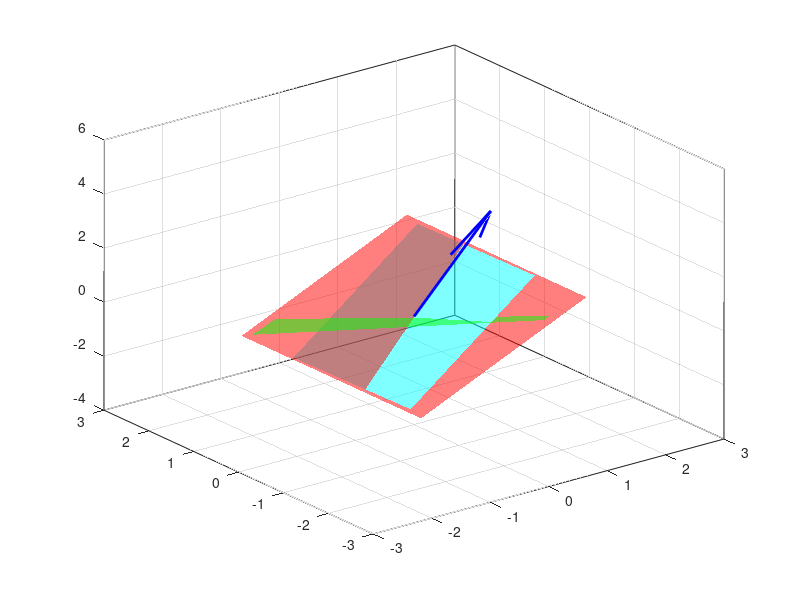

Write the MATLAB code that produced this figure.
%PBH controllability test

A = [1 2 3; 2 1 0; 0 2 4]; %Original system dynamic matrix A

%obtain eigen values and reltaed eigen vectors
[V,D] = eig(A);

lambda1 = D(1,1);
lambda2 = D(2,2);
lambda3 = D(3,3);
V1 = V(:,1);
V2 = V(:,2);
V3 = V(:,3);

%Compute the range of (A-lambda*I)
% orth function calculates the number of independent vectors of the matrix
range1 = orth(A - lambda1*eye(3));
range2 = orth(A - lambda2*eye(3));
range3 = orth(A - lambda3*eye(3));

%% visulize range of range1
% Extract the basis vectors of the plane
v1 = range1(:,1); 
v2 = range1(:,2); 
% Define four corner points of the plane (for visualization)
p1 = -2*v1 - 2*v2;
p2 = -2*v1 + 2*v2;
p3 =  2*v1 + 2*v2;
p4 =  2*v1 - 2*v2;
% Create a figure
figure(1);
% Plot the transparent plane using fill3
fill3([p1(1), p2(1), p3(1), p4(1)], ...
      [p1(2), p2(2), p3(2), p4(2)], ...
      [p1(3), p2(3), p3(3), p4(3)], ...
      'c', 'FaceAlpha', 0.5, 'EdgeColor', 'none'); % Transparent cyan plane
hold on

% visulize range of range2
% Extract the basis vectors of the plane
v3 = range2(:,1); 
v4 = range2(:,2); 
% Define four corner points of the plane (for visualization)
p11 = -2*v3 - 2*v4;
p22 = -2*v3 + 2*v4;
p33 =  2*v3 + 2*v4;
p44 =  2*v3 - 2*v4;
% Plot the transparent plane using fill3
fill3([p11(1), p22(1), p33(1), p44(1)], ...
      [p11(2), p22(2), p33(2), p44(2)], ...
      [p11(3), p22(3), p33(3), p44(3)], ...
      'r', 'FaceAlpha', 0.5, 'EdgeColor', 'none'); % Transparent cyan plane
grid on
hold on

% visulize range of range3
% Extract the basis vectors of the plane
v5 = range3(:,1); 
v6 = range3(:,2); 
% Define four corner points of the plane (for visualization)
p111 = -2*v5 - 2*v6;
p222 = -2*v5 + 2*v6;
p333 =  2*v5 + 2*v6;
p444 =  2*v5 - 2*v6;
% Plot the transparent plane using fill3
fill3([p111(1), p222(1), p333(1), p444(1)], ...
      [p111(2), p222(2), p333(2), p444(2)], ...
      [p111(3), p222(3), p333(3), p444(3)], ...
      'g', 'FaceAlpha', 0.5, 'EdgeColor', 'none'); % Transparent cyan plane
grid on
hold on

%plot the actuator matrix B which makes the system controllable
b = [0.5;-1.25;5];
quiver3(0, 0, 0, b(1), b(2), b(3), 'b', 'LineWidth', 2);